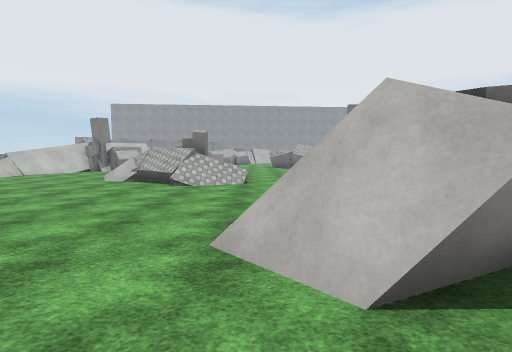
view 1 (above)

24 first-person views from a walk through a scene from a Unity 3-D project. The camera is 1.5 m above the floor, tilts 4° down and sees 85° across. The floor is counted in squares, 2 m on a side. Each view is taken from the middle of a square. On the plan, view 1 faces up. The plan holds only what a view shows up to about 10 squares ahead; the rest is blank. The place goes on beyond the plan. Some surface patterns are stand-ins.

view 2
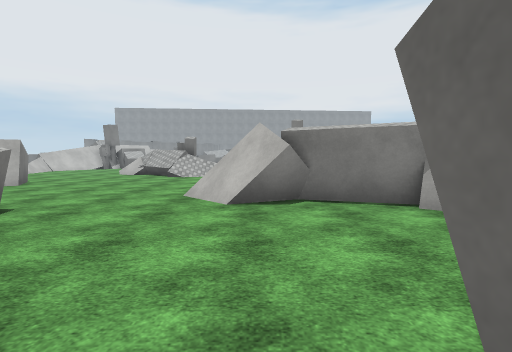

view 3
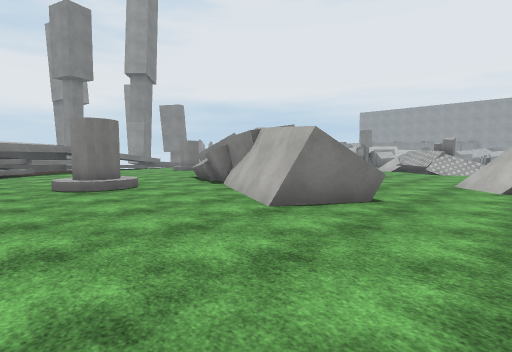

view 4
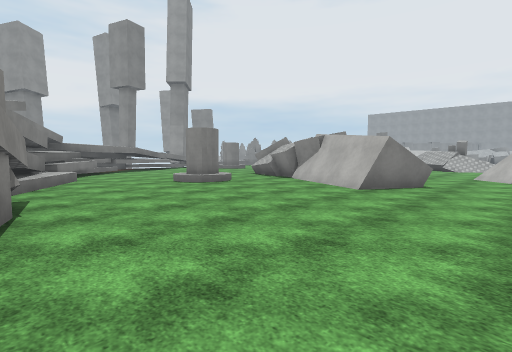

view 5
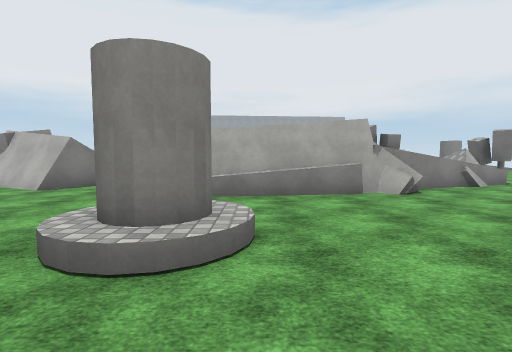

view 6
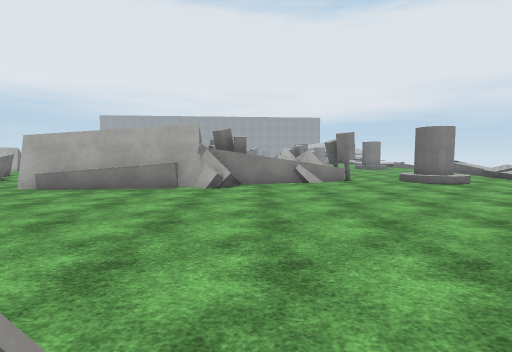

view 7
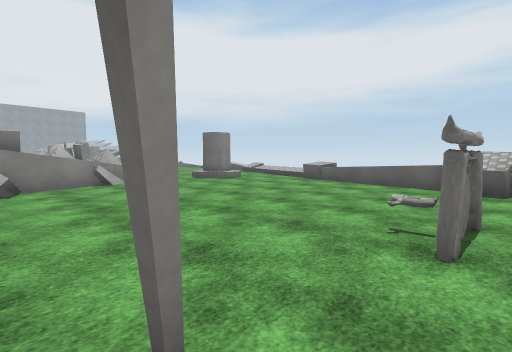

view 8
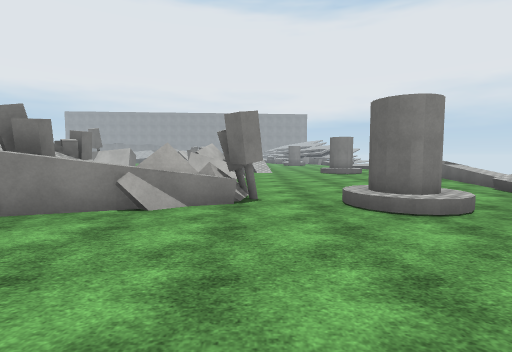

view 9
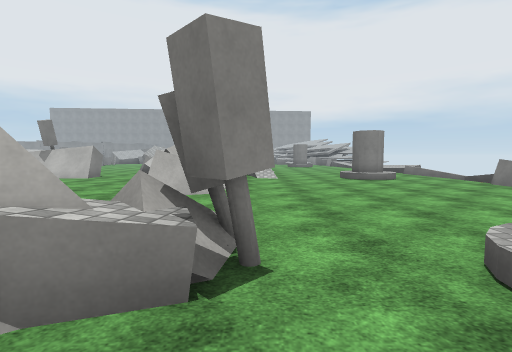

view 10
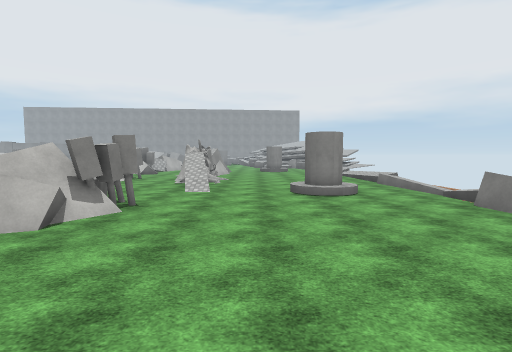

view 11
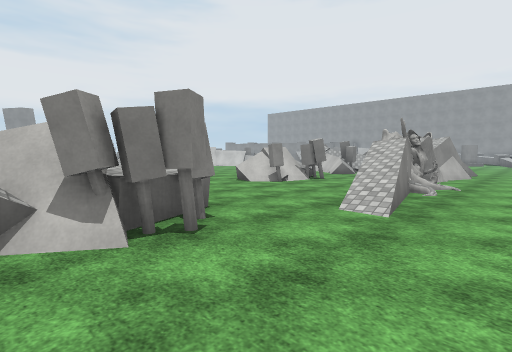

view 12
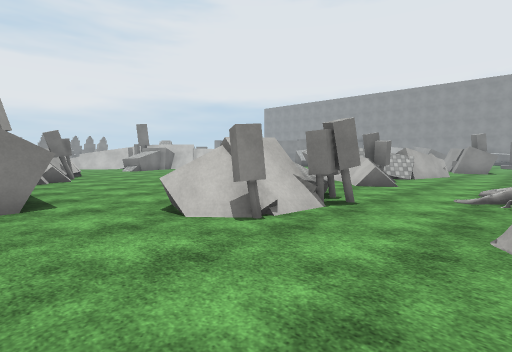

view 13
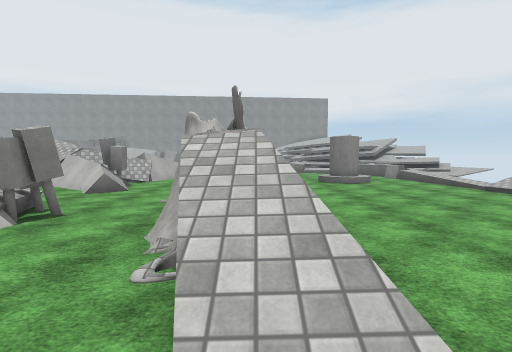

view 14
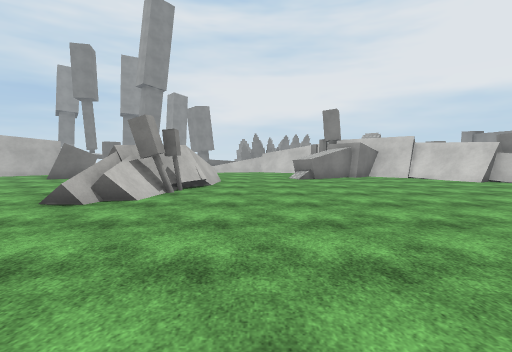

view 15
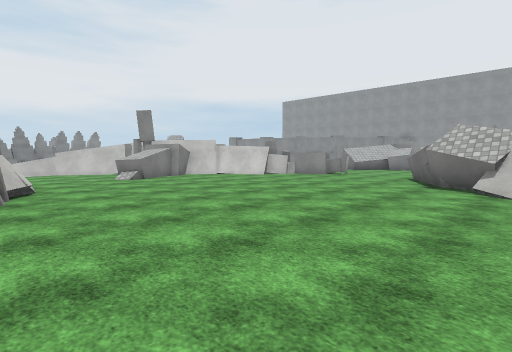

view 16
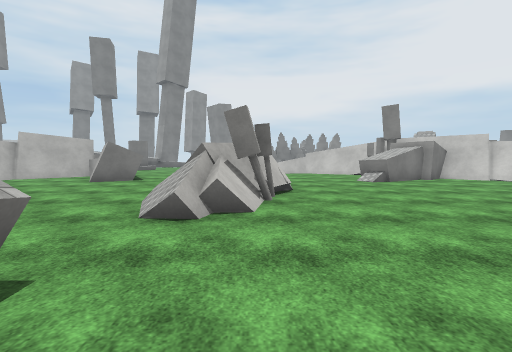

view 17
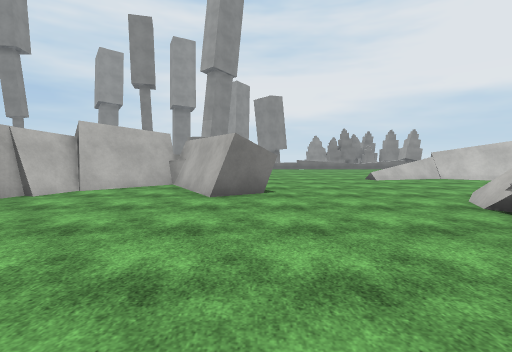

view 18
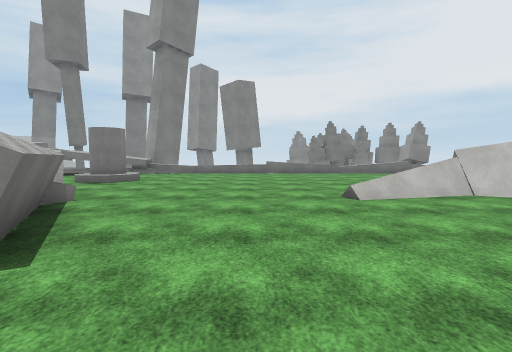

view 19
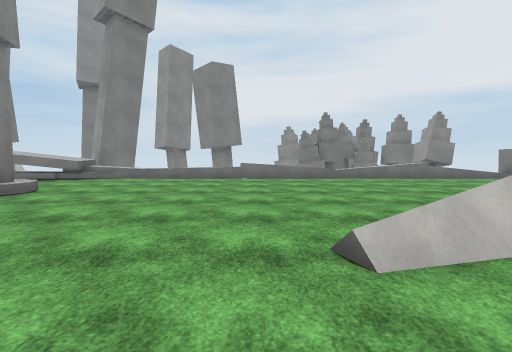

view 20
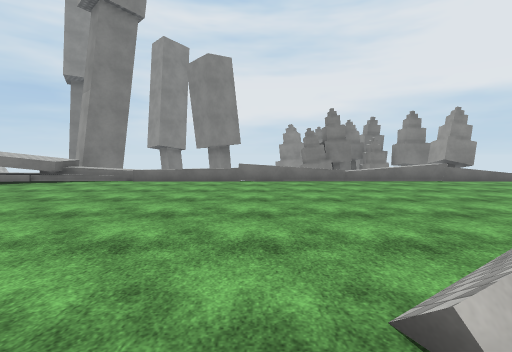

view 21
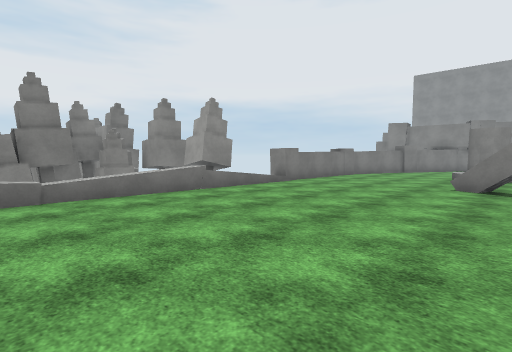

view 22
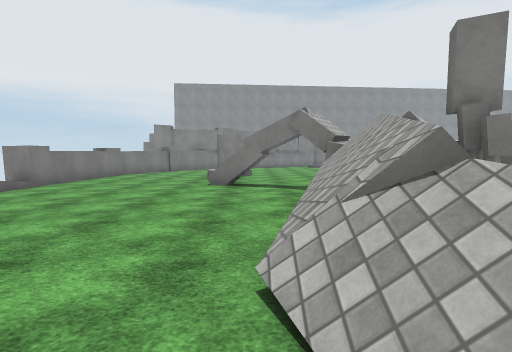

view 23
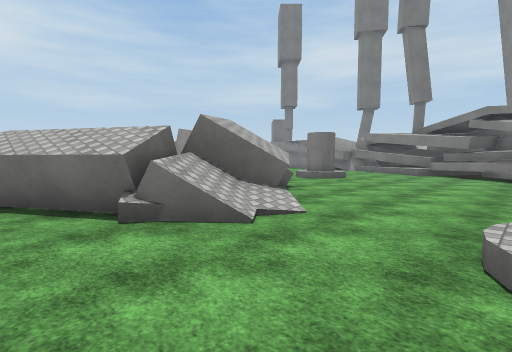

view 24
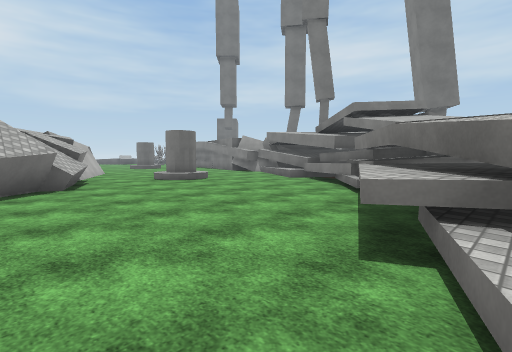

### Floor plan
Key: @ floor where view 1 was taken; # wall or solid block; x gap in a wall; . main floor; : floor 0.5 m higher than the main floor; + floor 0.75 m higher than the main floor; * floor 1.75 m higher than the main floor; % floor 2.5 m higher than the main floor; & floor 3.5 m higher than the main floor; / step, stairs or slope; = window, fence, low wall or low ledge; ^ raised ledge; v drop or lower ground; O other object.
Columns run from 20 left of view 1 to 17 right of it. Each row starts with its distance up from view 1.
 18    #.......   /##  ...#OO #..
 17    x....##.   =#......##v//..   .O/./
 16     ....../####.........#O/..  ../../.
 15 OOOO....../=##...........#/.. /...../.
 14 OOOO....../#O##...........O.. v...../O
 13 OOOv....../=O.#..............OO......
 12 OOOv.....//=............. O..OO.....
 11 OOOv.....//.............. OO..#....
 10  OOv....../=....O.O...... O..OO...
  9     .......=....OOO=......O.. /...  ./
  8     .............OO//........./... ../
  7     ............../...###...../../O../
  6     .................   .........//../
  5    =..........#......   ....OO......./
  4    :......./###......    ...OO......O
  3    +/..O/../##.......     ..OO......==
  2   #//..O/../##......####   .O.......=.
  1    //......^###.........#O   ......./
  0    /*.......###O ##.@...      ......
 -1      #^.......#####^....  O  OO./ ./O
 -2       ^..........##....  ^OO#...O/.
 -3       %...............####O#......
 -4        %.....OO.................../
 -5        =v.........................#O
 -6        =^^............O...........=
 -7        =^^^=..........O..........==
 -8        &#=#=#/...................=
 -9       ====     ###.... .  #..O...
-10        ###                ..OOO..O

Where each view was taken, in squares from view 1:
view 1: 0 up, 0 right, facing up
view 2: 3 down, 1 right, facing up
view 3: 6 down, 1 right, facing up-left
view 4: 9 down, 1 right, facing up-left
view 5: 9 down, 3 right, facing up
view 6: 10 down, 7 right, facing up
view 7: 10 down, 6 right, facing up-right
view 8: 6 down, 10 right, facing up
view 9: 3 down, 10 right, facing up
view 10: 1 down, 12 right, facing up
view 11: 3 up, 12 right, facing up-left
view 12: 7 up, 9 right, facing up-left
view 13: 7 up, 10 right, facing up
view 14: 11 up, 4 right, facing left
view 15: 9 up, 4 right, facing up-left
view 16: 9 up, 3 right, facing left
view 17: 5 up, 0 right, facing left
view 18: 7 up, 4 left, facing left
view 19: 8 up, 7 left, facing left
view 20: 8 up, 8 left, facing left
view 21: 10 up, 11 left, facing up-left
view 22: 10 up, 11 left, facing up
view 23: 5 up, 12 left, facing down-right
view 24: 1 up, 15 left, facing down-right
